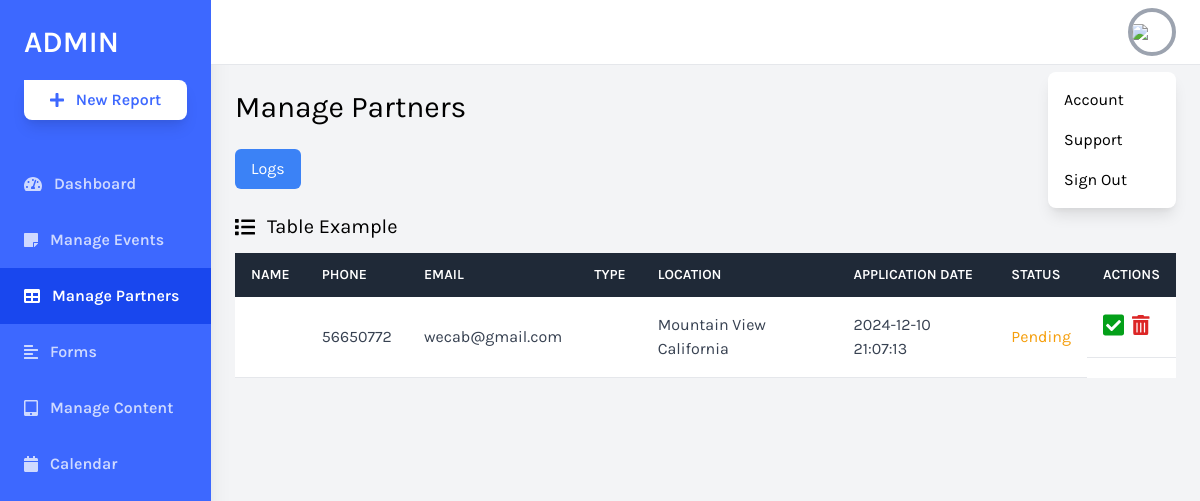
The page /daskboard/partners.php on the database as committed earlier.
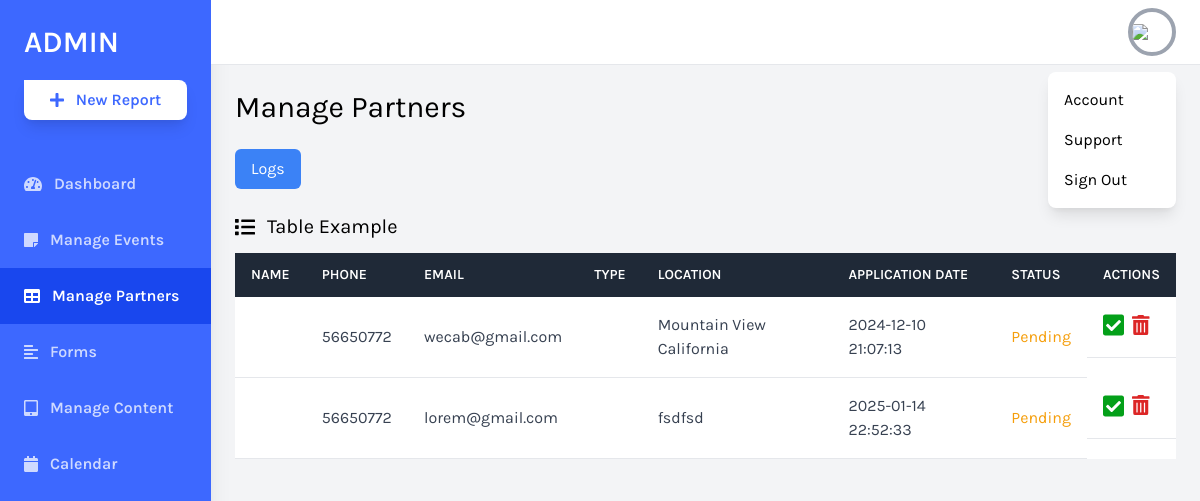
The same page on the database as committed later.
### tables this page shows
CREATE TABLE `partenaires` (
  `IDpartenaire` int(11) NOT NULL,
  `firstname` varchar(20) NOT NULL,
  `lastname` varchar(20) NOT NULL,
  `role` varchar(30) NOT NULL,
  `email` varchar(30) NOT NULL,
  `password` varchar(30) NOT NULL,
  `username` varchar(30) NOT NULL,
  `vertical` varchar(30) NOT NULL,
  `businessName` varchar(100) NOT NULL,
  `location` varchar(30) NOT NULL,
  `tel` varchar(30) NOT NULL,
  `statue` enum('P','A','D') NOT NULL DEFAULT 'P',
  `dateapplication` timestamp NOT NULL DEFAULT current_timestamp() ON UPDATE current_timestamp(),
  `message` text NOT NULL,
  `typepartenaire` varchar(30) NOT NULL
);

### daskboard/partners.php (the view, shortened to what the changed rows need)
<?php
include "conn.php";
$req = "select * from partenaires where statue = 'P' ";
$res = mysqli_query($conn, $req);
?>
<!DOCTYPE html>
<html lang="en">
<head>
    <link href="https://cdnjs.cloudflare.com/ajax/libs/tailwindcss/2.2.19/tailwind.min.css" rel="stylesheet">
</head>
<body class="bg-gray-100 font-family-karla flex">
    <div class="relative w-full flex flex-col h-screen overflow-y-hidden">
        <div class="w-full h-screen overflow-x-hidden border-t flex flex-col">
            <main class="w-full flex-grow p-6">
                <h1 class="text-3xl text-black pb-6">Manage Partners</h1>
                <div class="w-full mt-6">
                    <div class="bg-white overflow-auto">
                        <table class="min-w-full bg-white">
                            <thead class="bg-gray-800 text-white">
                                <tr>
                                    <th class="text-left py-3 px-4 uppercase font-semibold text-sm">Name</th>
                                    <th class="text-left py-3 px-4 uppercase font-semibold text-sm">Phone</th>
                                    <th class="text-left py-3 px-4 uppercase font-semibold text-sm">Email</th>
                                    <th class="text-left py-3 px-4 uppercase font-semibold text-sm">Type</th>
                                    <th class="text-left py-3 px-4 uppercase font-semibold text-sm">Location</th>
                                    <th class="text-left py-3 px-4 uppercase font-semibold text-sm">Application date</th>
                                    <th class="text-left py-3 px-4 uppercase font-semibold text-sm">Status</th>
                                    <th class="text-left py-3 px-4 uppercase font-semibold text-sm">Actions</th>
                                </tr>
                            </thead>
                            <tbody class="text-gray-700">
                            <tr>
                            <?php
                                    if(mysqli_num_rows($res)) {
                                        while($row = mysqli_fetch_assoc($res)) {
                                            echo "<td class='py-4 px-4 border-b border-grey-light'>" .$row['username'] ."</td>";
                                            echo "<td class='py-4 px-4 border-b border-grey-light'>" .$row['tel'] ."</td>";
                                            echo "<td class='py-4 px-4 border-b border-grey-light'>" .$row['email'] ."</td>";
                                            echo "<td class='py-4 px-4 border-b border-grey-light'>" .$row['typepartenaire'] ."</td>";
                                            echo "<td class='py-4 px-4 border-b border-grey-light'>" .$row['location'] ."</td>";
                                            echo "<td class='py-4 px-4 border-b border-grey-light'>" .$row['dateapplication'] ."</td>";
                                            if($row['statue'] =="P") {
                                                echo "<td class='py-4 px-4 border-b border-grey-light text-yellow-500'>Pending</td>";
                                            }
                                            echo "<td class='py-4 px-4 border-b border-grey-light flex items-center '>
                                      <a href='partnersAccept.php?IDpartenaire=".$row['IDpartenaire']."'>
                                            <i class='fas fa-check-square text-2xl'
                                                style='color: rgb(4, 160, 25);'></i></a>
                                        <a href='partnersPending.php?IDpartenaire=".$row['IDpartenaire']."'>
                                            <i class='fas fa-trash-alt text-xl text-red-600 ml-2'
                                                aria-hidden='true'></i></a>
                                    </td>
                                </tr>";
                                        }
                                    }
                                    ?>
                            </tbody>
                        </table>
                    </div>
                </div>
            </main>
        </div>
    </div>
</body>
</html>

Rows that differ between the two databases and show on the page:
added partenaires: tel "56650772", email "lorem@gmail.com", location "fsdfsd", dateapplication "2025-01-14 22:52:33", statue "Pending"
